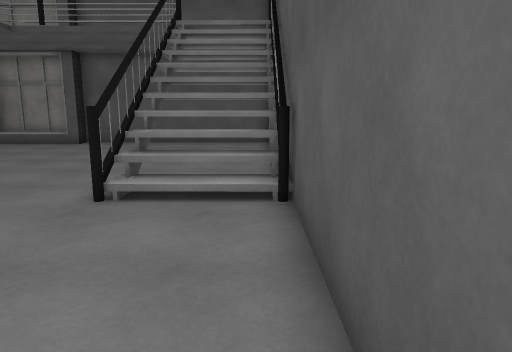
View 1 (above)

16 first-person views from a walk through a scene from a Unity 3-D project. The camera is 1.5 m above the floor, tilts 10° down and sees 70° across. The floor is counted in squares, 1 m on a side. Each view is taken from the middle of a square. On the plan, view 1 faces up. The plan holds only what a view shows up to about 16 squares ahead; the rest is blank. The place goes on beyond the plan. The player character is not drawn. Surface patterns are stand-ins for the level's own textures.

View 2
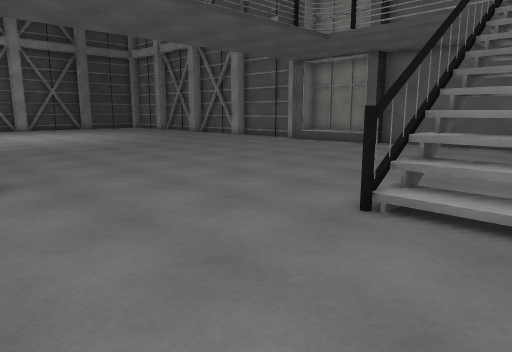

View 3
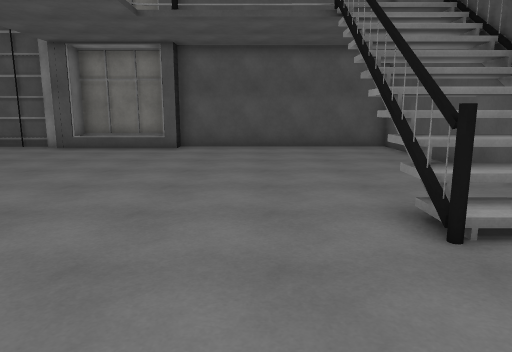

View 4
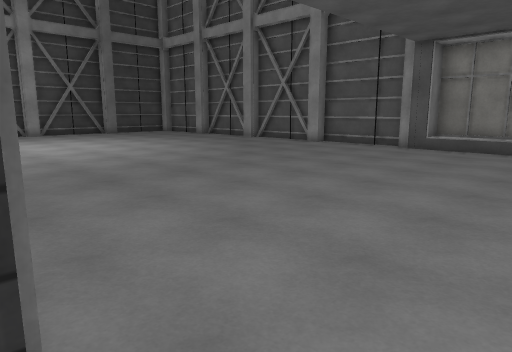

View 5
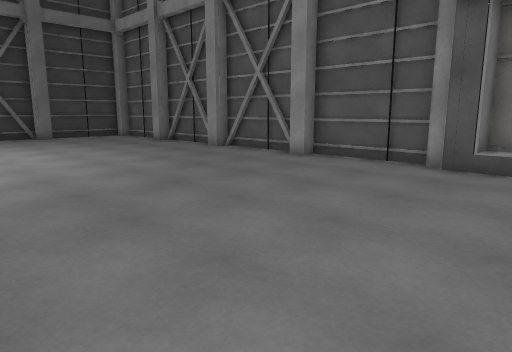

View 6
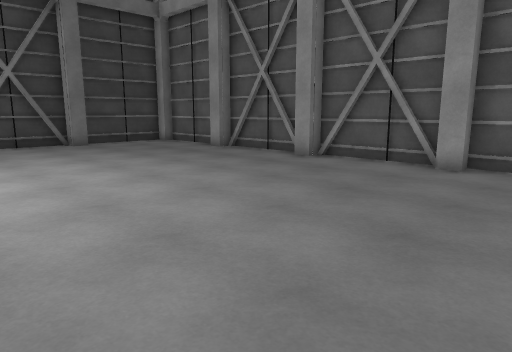

View 7
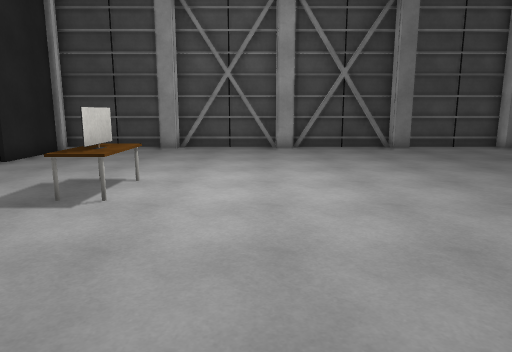

View 8
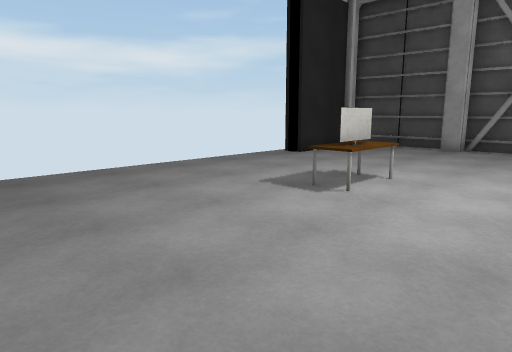

View 9
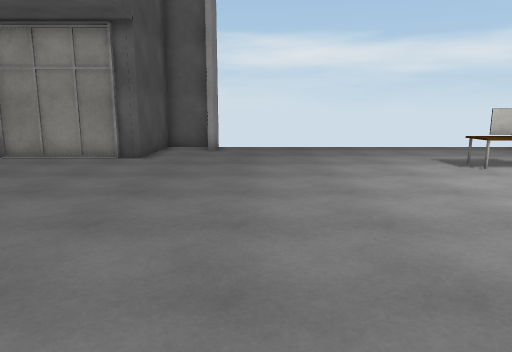

View 10
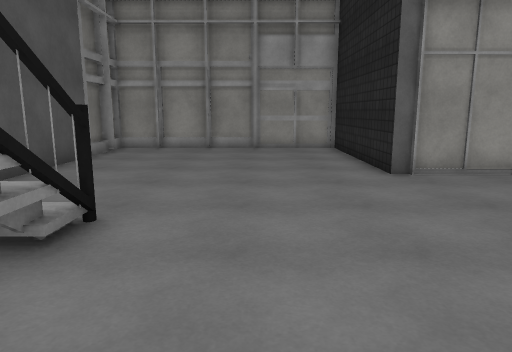

View 11
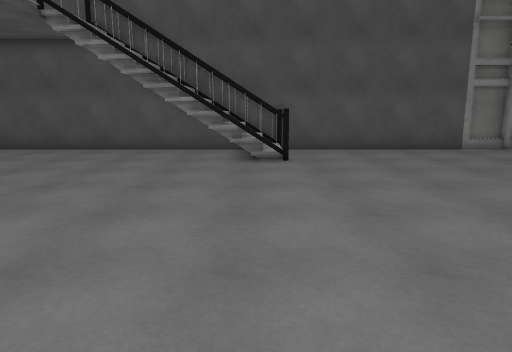

View 12
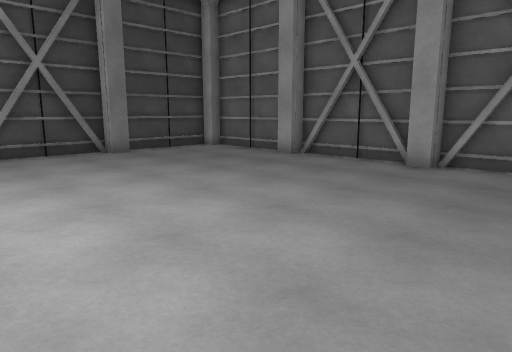

View 13
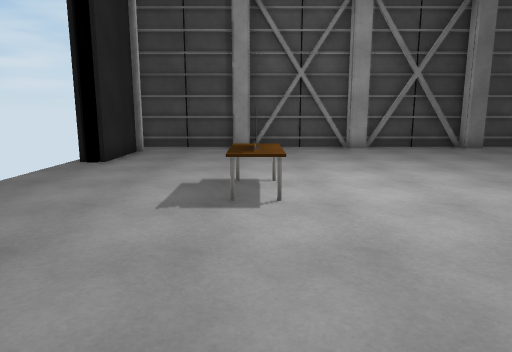

View 14
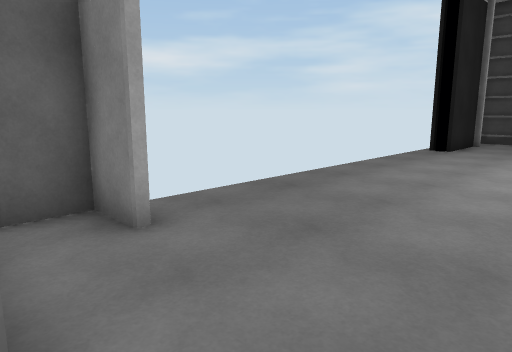

View 15
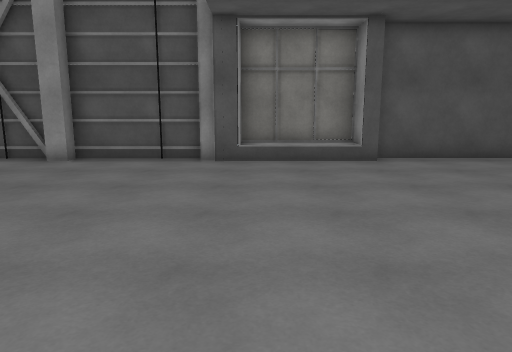

View 16
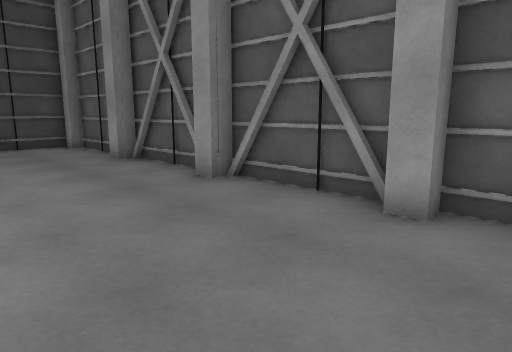

### Floor plan
Points are (right, up) in squares from view 1. A wall is a line through its corners. A room is listed if a view was taken in it or the views show most of it. See-through windows are left out.
Room 1 (views 1, 2, 3, 4, 5, 6, 7, 8, 9, 10, 11, 12, 13, 14, 15, 16)
walls: (-15.1, -0.4) (-15.1, -1.6) (-13.3, -1.6) (-13.3, 2.2) (-8.3, 2.2) (-8.3, -4.4) (-1, -4.4); (-13.2, 17.3) (-13.7, 17.3); (-18.5, 17.5) (-19.7, 17.5); (-13.8, 17.8) (-17.8, 17.8) (-17.8, 17.1) (-18.5, 17.1); (-18.5, 17.8) (-22.5, 17.8) (-22.5, 17.1) (-23.2, 17.1); (-15.4, -2.1) (-15.4, -0.4); (-21.2, 17.5) (-22.5, 17.5); (-23.2, 17.5) (-24.5, 17.5); (-8.8, 17.8) (-11.4, 17.8); (-23.4, 17.8) (-27.3, 17.8) (-27.3, 17.1) (-28, 17.1); (-2.8, 6) (-2.8, 9.1); (-26, 17.5) (-27.1, 17.5); (-28.5, 17.8) (-32.2, 17.8); (-32, 8.6) (-32, 7.8) (-32.8, 7.8) (-32.8, 3.7) (-32, 3.7) (-32, 3); (-32.4, 7.8) (-32.4, 6.6); (-32.4, 9.9) (-32.4, 8.9); (-32.4, 5.1) (-32.4, 4.1); (-32, 13.4) (-32, 12.6) (-32.8, 12.6) (-32.8, 8.6); (-32.4, 12.4) (-32.4, 11.4); (-30.9, -0.5) (-27.9, -0.5) (-27.9, -1.4); (-32.8, 3.1) (-32.8, -1.2); (-32, 17.8) (-32, 17.3) (-32.8, 17.3) (-32.8, 13.6); (-0.9, -4.4) (0.6, -4.4) (0.6, -2.9); (0.6, -3) (0.6, 17.8) (-8.3, 17.8) (-8.3, 17.1) (-8.8, 17.1) (-8.8, 18.1) (-12.5, 18.1) (-12.5, 17.1) (-13.2, 17.1); (0.8, -2.9) (0.8, -1.5)
low walls: (-2.6, 9.4) (-2.7, 6.1)
objects: other object (-25, 4) to (-23, 4)

Positions as (right, up) in squares from view 1, and headings:
1: (0, 0), facing up
2: (0, 1), facing up-left
3: (-5, 2), facing up
4: (-7, 2), facing up-left
5: (-10, 7), facing up-left
6: (-15, 7), facing up-left
7: (-17, 7), facing left
8: (-17, 8), facing down-left
9: (-17, 14), facing down
10: (-5, 11), facing down
11: (-14, 7), facing right
12: (-19, 7), facing up-left
13: (-17, 4), facing left
14: (-13, 4), facing down-left
15: (-12, 6), facing up
16: (-16, 12), facing up-left
